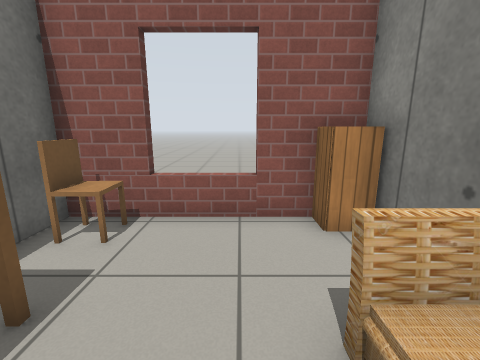
View 1 (above)

22 first-person views from a walk through a world built for the Gazebo simulator. The camera is 1 m above the floor, tilts 12° down and sees 90° across. The lines on the ground mark 1 m squares. The floor is counted in squares, 0.5 m on a side. Each view is taken from the middle of a square. On the plan, view 1 faces up. The plan holds only what a view shows up to about 15 squares ahead; the rest is blank. Robots are left out. Gazebo's built-in surfaces are drawn with simple patterns. Some stock models are drawn as simple stand-ins. Some surface patterns are stand-ins.

View 2
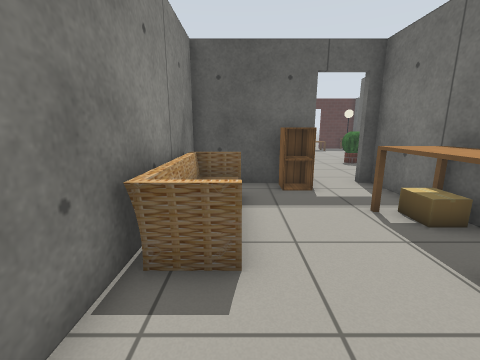

View 3
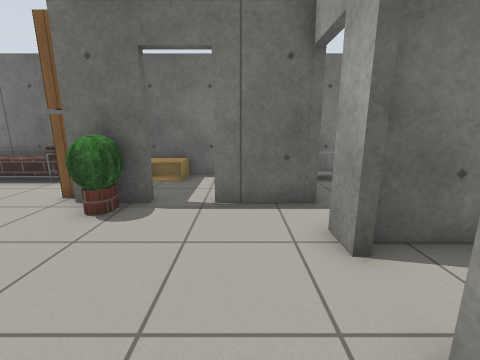

View 4
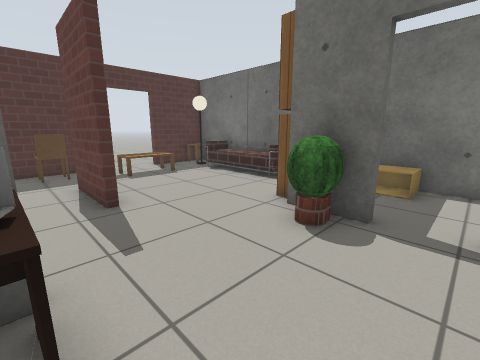

View 5
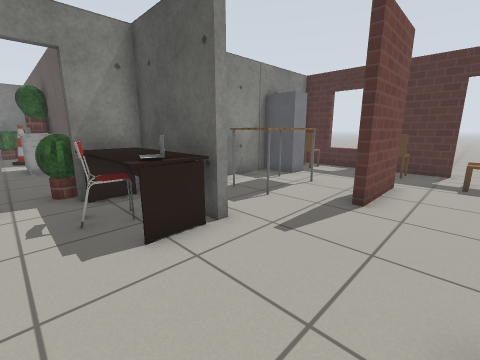

View 6
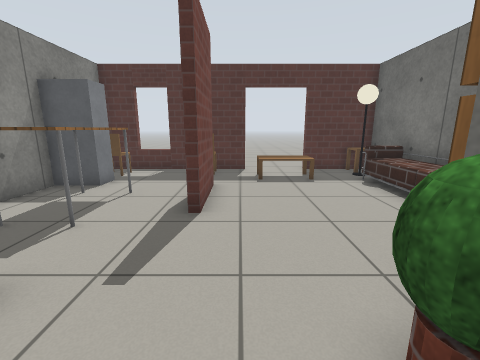

View 7
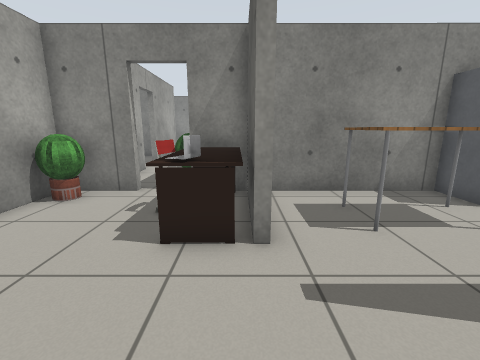

View 8
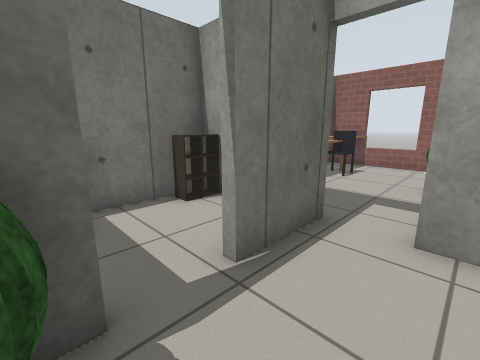

View 9
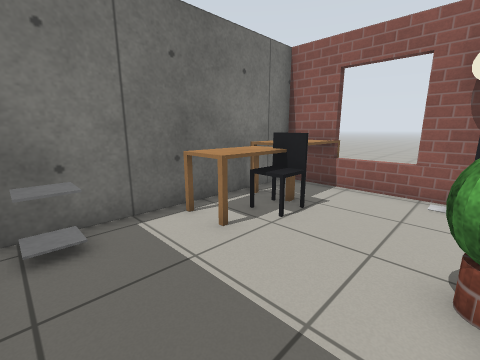

View 10
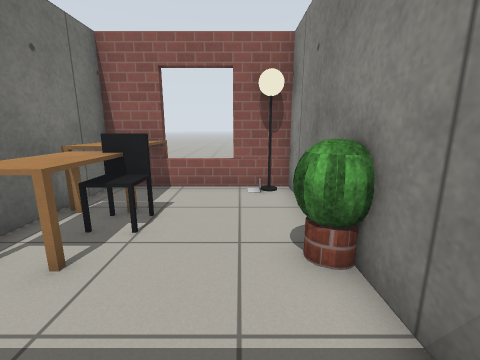

View 11
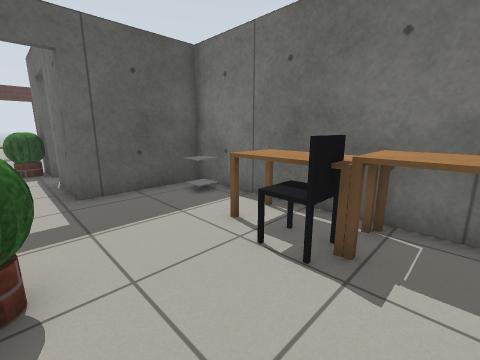

View 12
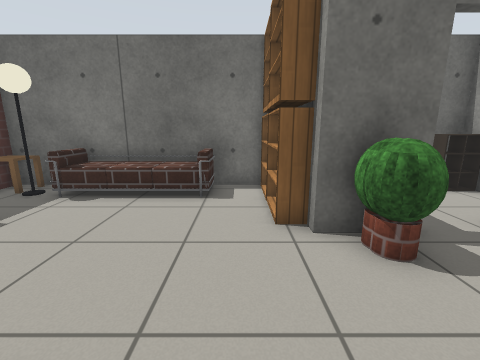

View 13
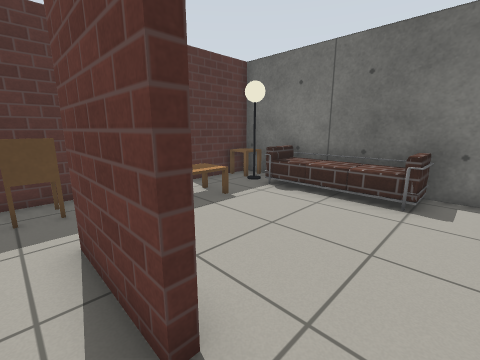

View 14
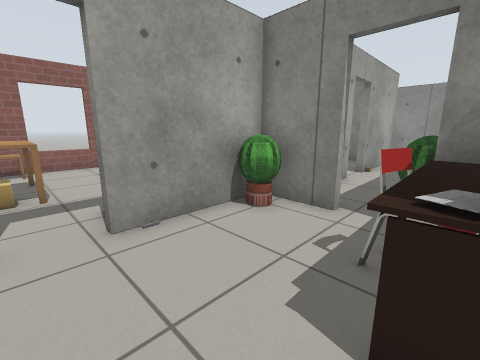

View 15
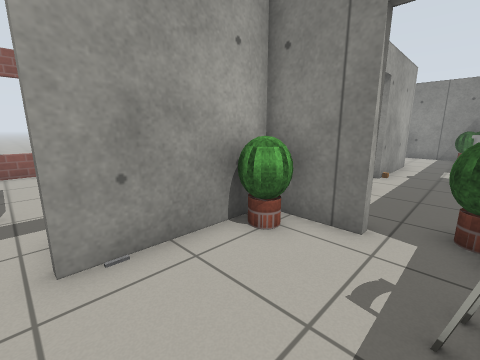

View 16
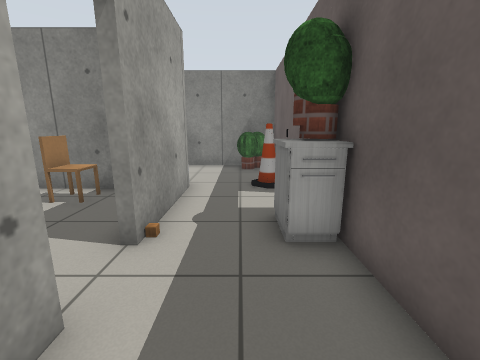

View 17
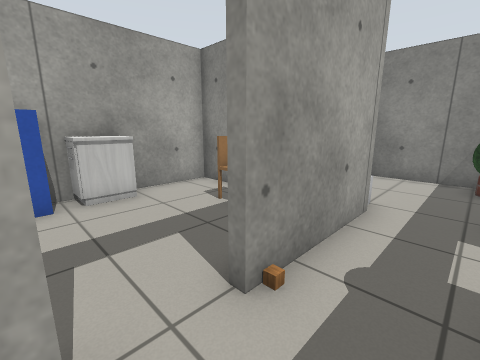

View 18
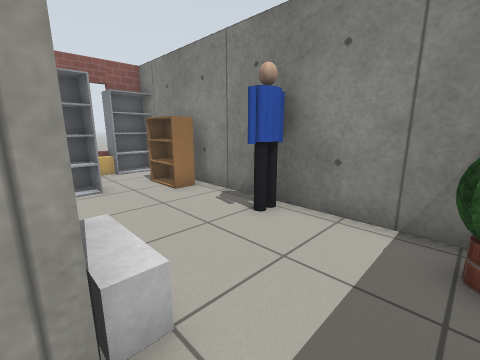

View 19
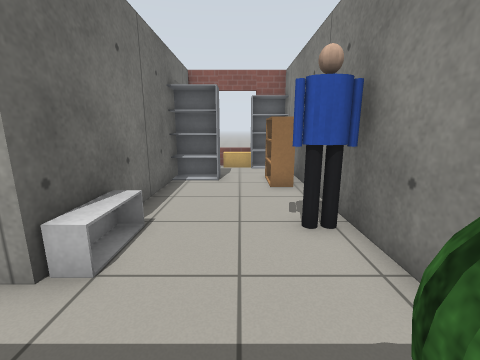

View 20
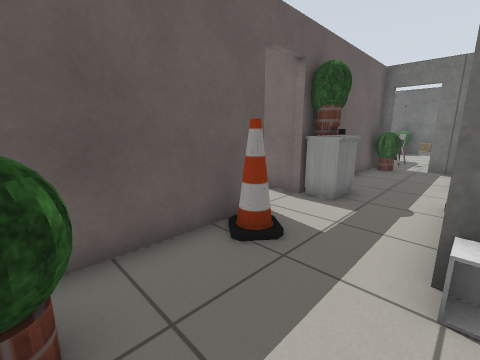

View 21
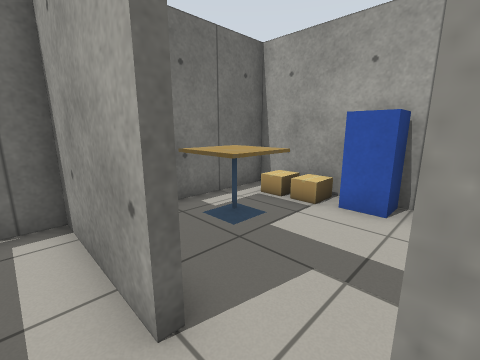

View 22
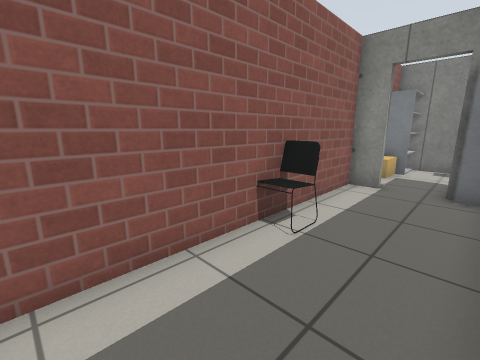

### Floor plan
Points are (right, up) in squares from view 1. A wall is a line through its corners. A room is listed if a view was taken in it or the views show most of it. See-through windows are left out.
Room 1 (views 1, 2)
walls: (-4, 0.4) (-4, -3.9); (-1.8, -3.9) (2.7, -3.9) (2.7, 5.3) (-2.5, 5.3); (-4, 5.3) (-4, 3.9)
ways out: open door at (-2.5, -4) to room 2
objects: table (-3, 0) to (-3, 2); chair (-3, 4) to (-3, 5); cabinet (-1, -3); sofa (1, -2) to (2, 2); cabinet (2, 5)
Room 2 (views 3, 4, 5, 6, 7, 8, 12, 13, 14, 15)
walls: (-6.4, -8.4) (-6.4, -8.9); (-3, -16.6) (-3, -13.6) (-2.7, -13.6) (-2.7, -16.6); (-10.6, -11) (-10.6, -20.1) (-7.3, -20.1); (2.7, -10.4) (2.7, -8.4); (-3.5, -4.2) (-4.6, -4.2); (2.7, -16.5) (2.7, -11); (-4.4, -20.1) (2.6, -20.1); (-6.4, -3.9) (-6.4, -6.7); (2.7, -6.7) (2.7, -4.2) (-1.8, -4.2); (-9.5, -4.2) (-10.6, -4.2) (-10.6, -10)
low walls: (-9.6, -4.9) (-10.2, -4.9); (-9.7, -4.1) (-9.7, -5.5) (-10.2, -5.5)
ways out: open door at (-2.5, -4) to room 1; open door at (-5.5, -4) to room 3; open door at (3, -7) to room 4; open door at (-6.5, -7.5); open door at (-6, -20)
objects: other object (-10, -19) to (-9, -19); lamp (-10, -18) to (-9, -18); sofa (-10, -17) to (-9, -13); bookshelf (-10, -11) to (-9, -11); cabinet (-10, -9) to (-9, -8); bookshelf (-8, -11) to (-7, -11); other object (-7, -18) to (-5, -18); plant (-6, -10) to (-6, -9); plant (-5, -9); chair (-3, -19) to (-2, -19); desk (-1, -10) to (2, -9); table (0, -15) to (1, -13); chair (1, -19) to (2, -19); shelf (1, -17) to (3, -17); chair (1, -8); plant (2, -5)
Room 3 (views 9, 10, 11)
walls: (-4.3, -1.6) (-4.3, 5.3) (-8.5, 5.3); (-10.6, 4.4) (-10.6, -3.9) (-6.4, -3.9)
ways out: open door at (-5.5, -4) to room 2
objects: other object (-10, -3) to (-10, -2); desk (-10, 0) to (-9, 2); table (-10, 3) to (-9, 5); office chair (-9, 2) to (-8, 2); other object (-6, 5); plant (-5, 0) to (-5, 1); lamp (-5, 5)
Room 4 (views 16, 17, 18, 19, 20, 21)
walls: (12.3, -8.9) (18.4, -8.9) (18.4, 0.3); (13.3, 1.5) (13.3, -5.2) (8.9, -5.2); (7.1, -5.2) (3, -5.2) (3, -6.7) (2.7, -6.7); (3, -8.9) (10.4, -8.9)
ways out: open door at (3, -7) to room 2; open door at (8, -5) to room 6; opening at (16, 3.5); open door at (11.5, -9)
objects: plant (3, -8) to (4, -8); plant (9, -8) to (10, -8); shelf (13, 2) to (15, 2); other object (14, -8); cabinet (14, -5) to (14, -3); plant (17, -8) to (17, -7); person (17, -3) to (18, -3); bookshelf (17, 0) to (18, 2); plant (18, -8)
Room 5 (view 22)
walls: (7.5, 5.3) (3.8, 5.3); (13, 4.3) (13, 5.3) (9.4, 5.3)
ways out: open door at (13, 3.5)
objects: chair (8, 5) to (9, 5)
Room 6 (no view inside)
walls: (13, -3.5) (13, 1.1) (3, 1.1) (3, -2.6)
ways out: open door at (8, -5) to room 4
objects: other object (4, -3) to (6, -1); other object (4, 0) to (5, 0); other object (6, 0); postbox (7, 0) to (7, 1); chest of drawers (9, 0) to (10, 1); chair (12, -2)

Positions as (right, up) in squares from view 1, and headings:
1: (0, 0), facing up
2: (1, 5), facing down
3: (0, -6), facing left
4: (-1, -7), facing down-left
5: (-5, -7), facing down-right
6: (-4, -8), facing down
7: (-5, -10), facing right
8: (-4, -9), facing up-left
9: (-5, -3), facing up-left
10: (-6, -3), facing up
11: (-5, 4), facing down-left
12: (-2, -12), facing left
13: (-2, -12), facing down-left
14: (-3, -9), facing up-right
15: (-2, -8), facing up-right
16: (5, -7), facing right
17: (7, -7), facing up-right
18: (13, -7), facing up-right
19: (16, -8), facing up
20: (17, -5), facing down-left
21: (9, -6), facing up-left
22: (4, 2), facing up-right
